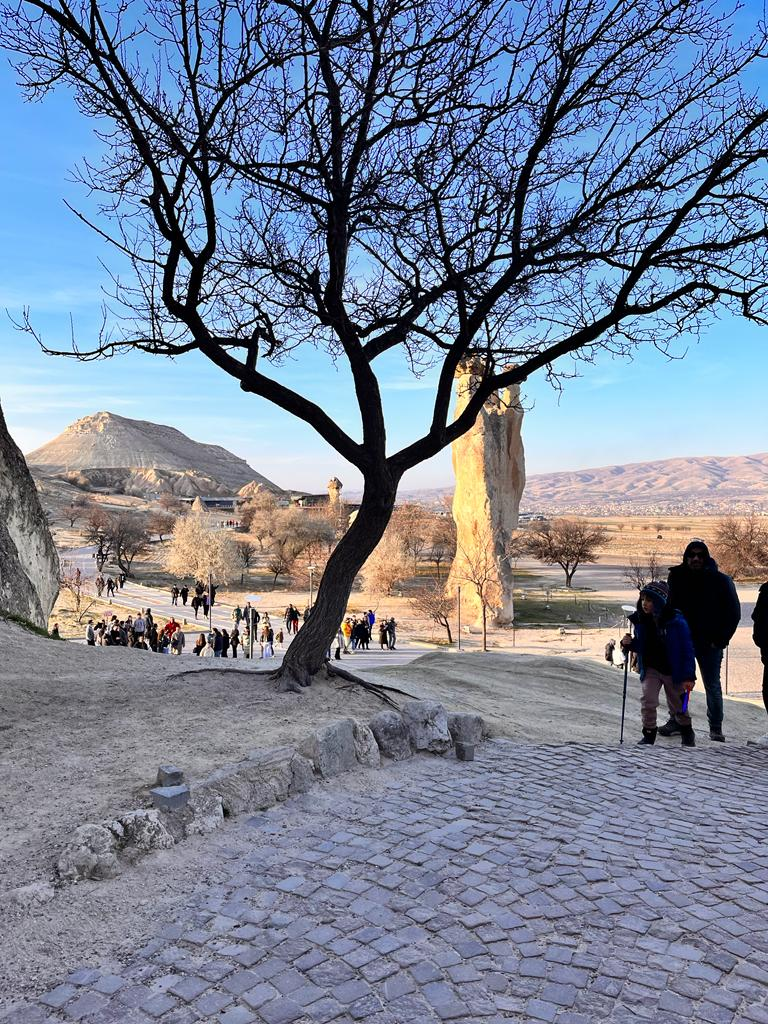
#> input picture SobelFilter/kapadokya-pasa-baglari.jpeg, 768 x 1024 px
$ python sobel.py   (older library calls are emulated)
#> lines starting #> are read from the running program, lines starting #| are printed output that depends on the picture; after the words box and inside, x2 and y2 are one past the last pixel; in counts of white or black regions, pixels touching at a corner belong together
import cv2
import numpy as np

image = cv2.imread('kapadokya-pasa-baglari.jpeg', cv2.IMREAD_GRAYSCALE)
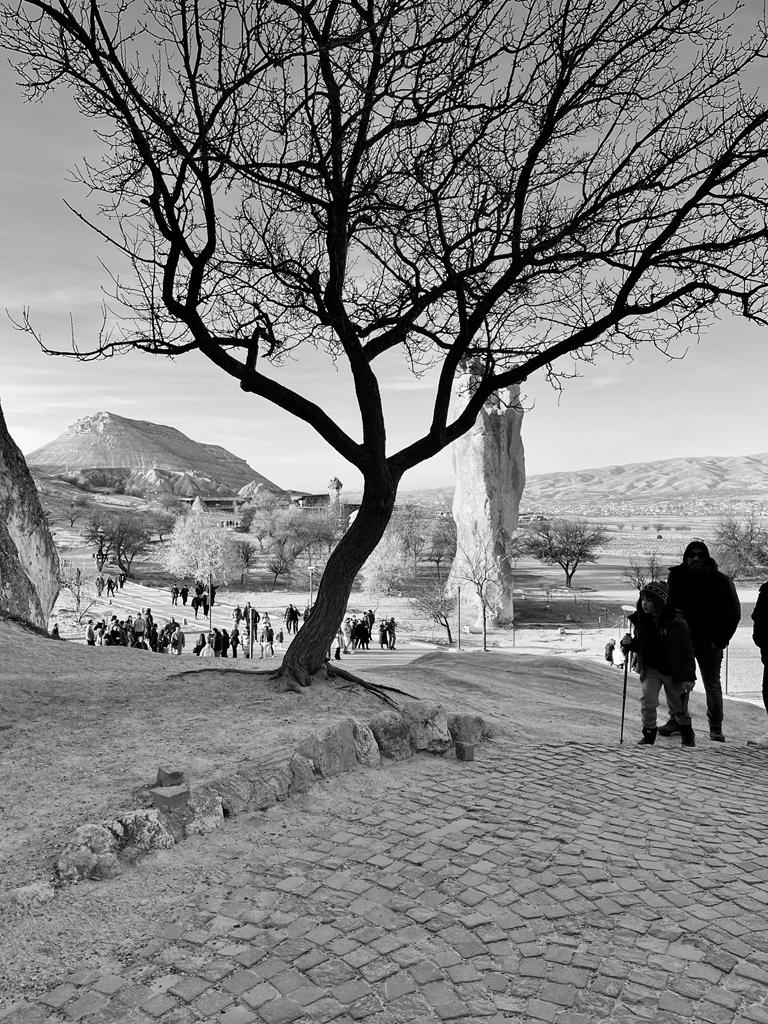
#> image: shape (1024, 768); min 0, max 255, mean 131

sobel_x = cv2.Sobel(image, cv2.CV_64F, 1, 0, ksize=3)
sobel_y = cv2.Sobel(image, cv2.CV_64F, 0, 1, ksize=3)
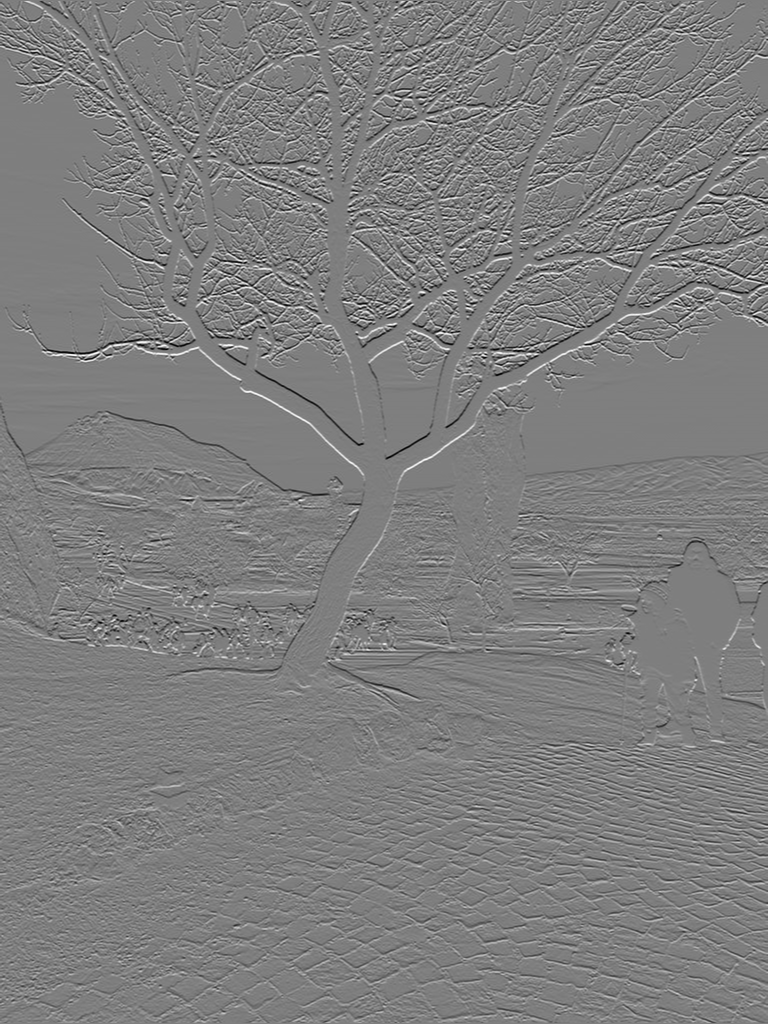
#> sobel_y: shape (1024, 768) float64; min -980, max 993, mean 0.2; drawn with min black and max white

sobel_x = np.abs(sobel_x)
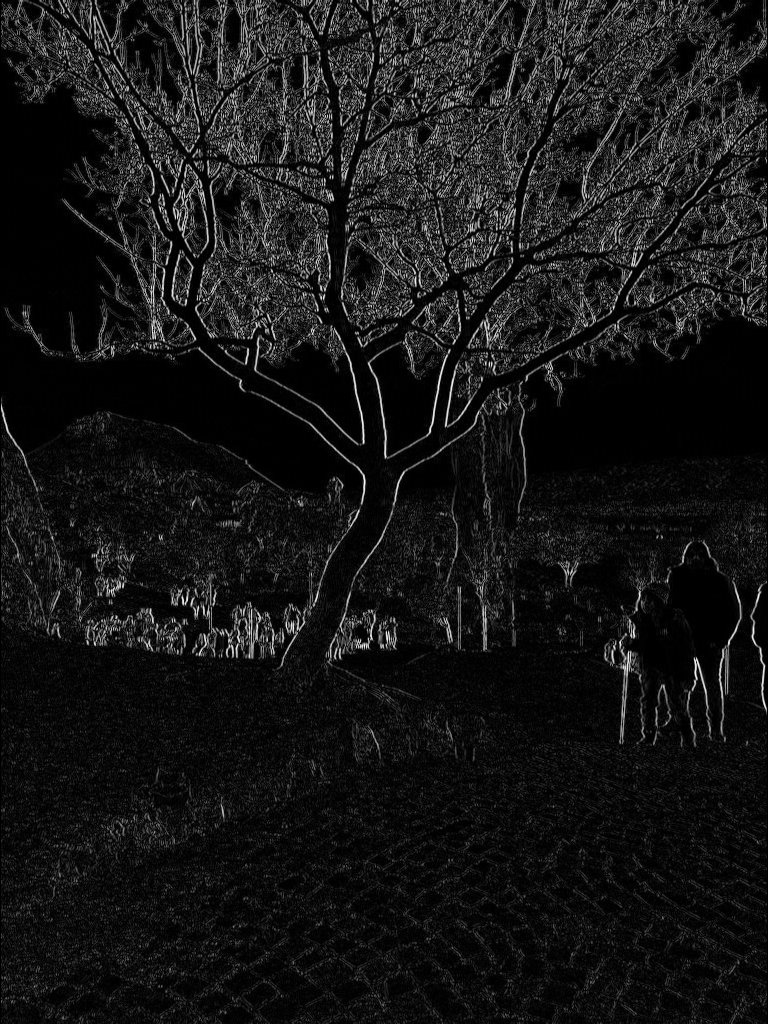
#> sobel_x: shape (1024, 768) float64; min 0, max 1018, mean 92.8; drawn with min black and max white
sobel_y = np.abs(sobel_y)

sobel_result = cv2.addWeighted(sobel_x, 0.5, sobel_y, 0.5, 0)
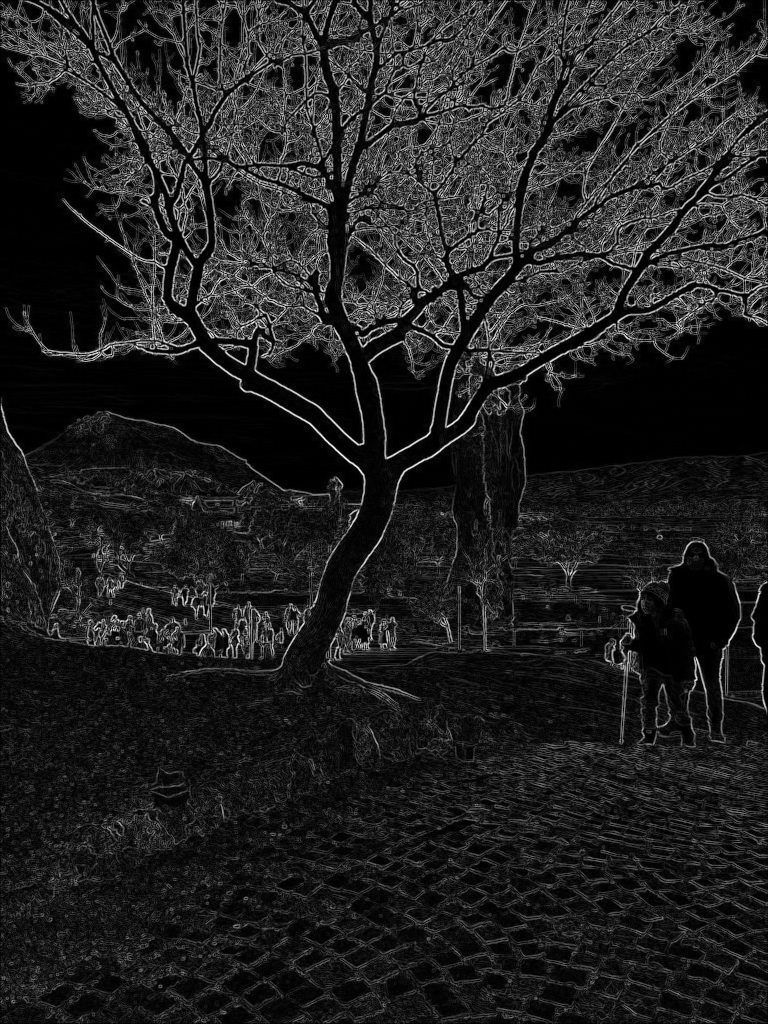
#> sobel_result: shape (1024, 768) float64; min 0, max 744, mean 98.1; drawn with min black and max white

cv2.imshow('Original Image', image)
cv2.imshow('Filtered Image', sobel_result)
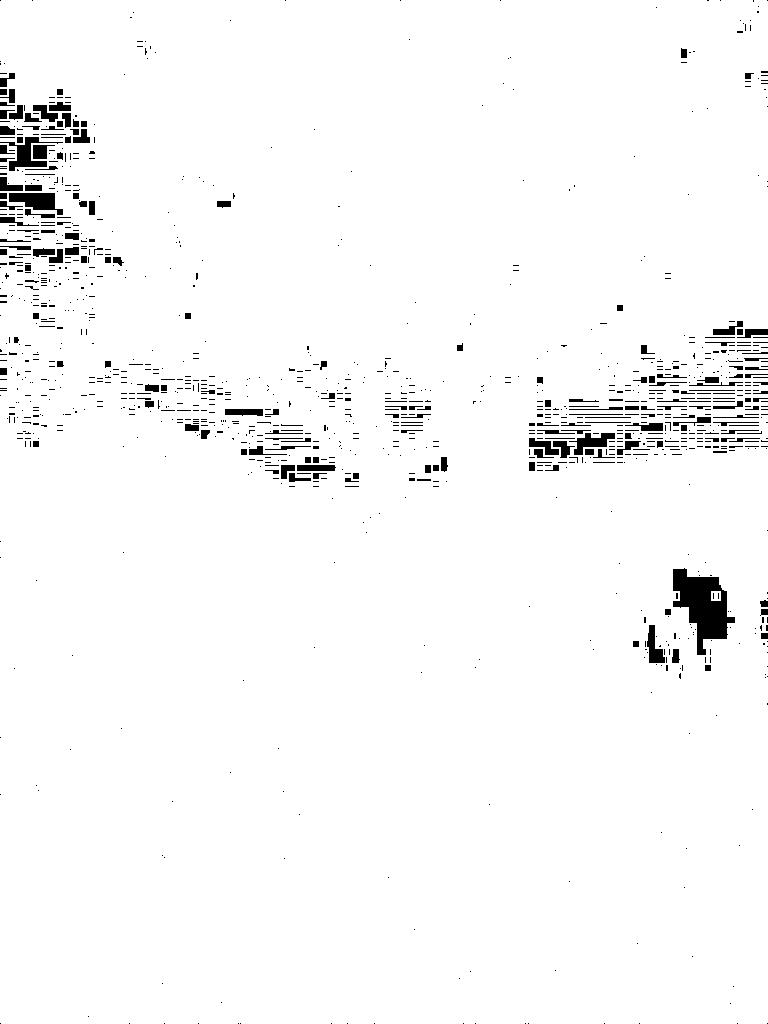
#> window 'Filtered Image': shape (1024, 768); 97.4% white; 1180 black regions (984 under 20 px), largest, box (x1, y1, x2, y2) and area: (673, 568, 735, 655) 2721, (9, 193, 63, 215) 668, (0, 137, 63, 171) 632
cv2.waitKey(0)
cv2.destroyAllWindows()
